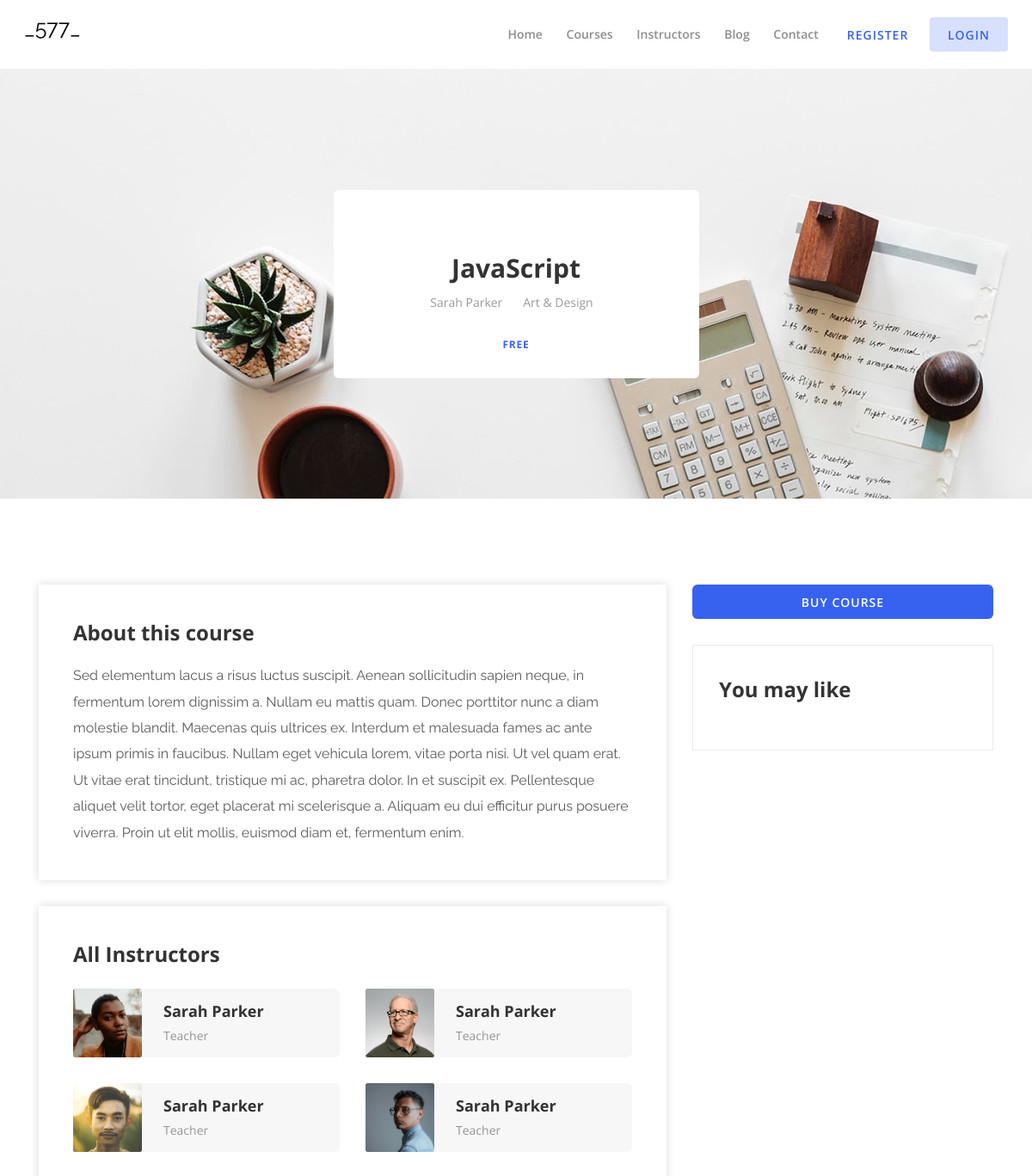
/detail/1, run on the app's committed database.
### course/models.py (models this page shows, shortened)
class Course(models.Model):
    title = models.CharField(max_length=221)
    author = models.ForeignKey(User, on_delete=models.CASCADE)
    category = models.ForeignKey(Category, on_delete=models.CASCADE, null=True)
    description = models.TextField()
    image = models.ImageField(upload_to='course_image/')
    price = models.CharField(max_length=30)
    views = models.IntegerField()

### course/views.py (the view)
# urls.py: path("detail/<int:pk>", detail, name='detail'),
def detail(request, pk):
    course = get_object_or_404(Course.objects.all(), id=pk)
    category = course.category
    three_coursee = Course.objects.filter(category=category)
    context = {
        'course': course,
        'three_coursee': three_coursee
    }
    return render(request, 'single-course.html', context=context)

### templates/single-course.html (shortened to what this page needs)
<!DOCTYPE html>
{% load static %}
<html lang="en">
<head>
    <link rel="stylesheet" href="{% static 'style.css' %}">
</head>
<body>
    <header class="header-area">
        <div class="clever-main-menu">
            <div class="classy-nav-container breakpoint-off">
                <nav class="classy-navbar justify-content-between" id="cleverNav">
                    <a class="nav-brand" href="{%  url  'index' %}">
                        <p style="color: black; font-size: 25px;">_577_</p>
                    </a>
                    <div class="classy-menu">
                        <div class="classynav">
                            <ul>
                                <li><a href="{%  url  'index' %}">Home</a></li>
                                <li><a href="{%  url  'courses' %}">Courses</a></li>
                                <li><a href="{%  url  'instructors' %}">Instructors</a></li>
                                <li><a href="{% url 'blog' %}">Blog</a></li>
                                <li><a href="{%  url  'contact' %}">Contact</a></li>
                            </ul>
                            {% if user.is_authenticated %}
                            <div class="register-login-area">
                                <a href="{%  url  'logout' %}" class="btn">Logout</a>
                                <img style="width: 50px; height: 50px; border-radius: 50px;" src="{% static 'img/bg-img/person_1.jpg' %}" alt="">
                            </div>
                            {% else %}
                            <div class="register-login-area">
                                <a href="{%  url  'register' %}" class="btn">Register</a>
                                <a href="{%  url  'login' %}" class="btn active">Login</a>
                            </div>
                            {% endif %}
                        </div>
                    </div>
                </nav>
            </div>
        </div>
    </header>
    <div class="single-course-intro d-flex align-items-center justify-content-center"
        style="background-image: url({{course.image.url}});">
        <div class="single-course-intro-content text-center">
            <div class="ratings">
                <i class="fa fa-star" aria-hidden="true"></i>
                <i class="fa fa-star" aria-hidden="true"></i>
                <i class="fa fa-star" aria-hidden="true"></i>
                <i class="fa fa-star" aria-hidden="true"></i>
                <i class="fa fa-star-o" aria-hidden="true"></i>
            </div>
            <h3>{{course.title}}</h3>
            <div class="meta d-flex align-items-center justify-content-center">
                <a href="single-course.html#">Sarah Parker</a>
                <span><i class="fa fa-circle" aria-hidden="true"></i></span>
                <a href="single-course.html#">Art &amp; Design</a>
            </div>
            <div class="price">Free</div>
        </div>
    </div>
    <div class="single-course-content section-padding-100">
        <div class="container">
            <div class="row">
                <div class="col-12 col-lg-8">
                    <div class="course--content">
                        <div class="clever-tabs-content">
                            <div class="tab-content" id="myTabContent">
                                <div class="tab-pane fade show active" id="tab1" role="tabpanel"
                                    aria-labelledby="tab--1">
                                    <div class="clever-description">
                                        <div class="about-course mb-30">
                                            <h4>About this course</h4>
                                            <p>Sed elementum lacus a risus luctus suscipit. Aenean sollicitudin sapien
                                                neque, in fermentum lorem dignissim a. Nullam eu mattis quam. Donec
                                                porttitor nunc a diam molestie blandit. Maecenas quis ultrices ex.
                                                Interdum et malesuada fames ac ante ipsum primis in faucibus. Nullam
                                                eget vehicula lorem, vitae porta nisi. Ut vel quam erat. Ut vitae erat
                                                tincidunt, tristique mi ac, pharetra dolor. In et suscipit ex.
                                                Pellentesque aliquet velit tortor, eget placerat mi scelerisque a.
                                                Aliquam eu dui efficitur purus posuere viverra. Proin ut elit mollis,
                                                euismod diam et, fermentum enim.</p>
                                        </div>
                                        <div class="all-instructors mb-30">
                                            <h4>All Instructors</h4>
                                            <div class="row">
                                                <div class="col-lg-6">
                                                    <div class="single-instructor d-flex align-items-center mb-30">
                                                        <div class="instructor-thumb">
                                                            <img src="img/bg-img/t1.png" alt="">
                                                        </div>
                                                        <div class="instructor-info">
                                                            <h5>Sarah Parker</h5>
                                                            <span>Teacher</span>
                                                        </div>
                                                    </div>
                                                </div>
                                                <div class="col-lg-6">
                                                    <div class="single-instructor d-flex align-items-center mb-30">
                                                        <div class="instructor-thumb">
                                                            <img src="img/bg-img/t2.png" alt="">
                                                        </div>
                                                        <div class="instructor-info">
                                                            <h5>Sarah Parker</h5>
                                                            <span>Teacher</span>
                                                        </div>
                                                    </div>
                                                </div>
                                                <div class="col-lg-6">
                                                    <div class="single-instructor d-flex align-items-center mb-30">
                                                        <div class="instructor-thumb">
                                                            <img src="img/bg-img/t3.png" alt="">
                                                        </div>
                                                        <div class="instructor-info">
                                                            <h5>Sarah Parker</h5>
                                                            <span>Teacher</span>
                                                        </div>
                                                    </div>
                                                </div>
                                                <div class="col-lg-6">
                                                    <div class="single-instructor d-flex align-items-center mb-30">
                                                        <div class="instructor-thumb">
                                                            <img src="img/bg-img/t4.png" alt="">
                                                        </div>
                                                        <div class="instructor-info">
                                                            <h5>Sarah Parker</h5>
                                                            <span>Teacher</span>
                                                        </div>
                                                    </div>
                                                </div>
                                            </div>
                                        </div>
                                    </div>
                                </div>
                            </div>
                        </div>
                    </div>
                </div>
                <div class="col-12 col-lg-4">
                    <div class="course-sidebar">
                        <a href="single-course.html#" class="btn clever-btn mb-30 w-100">Buy course</a>
                        <div class="sidebar-widget">
                            <h4>You may like</h4>
                        </div>
                    </div>
                </div>
            </div>
        </div>
    </div>
</body>
</html>

### data on the page
Course: image (picture), title "JavaScript"
